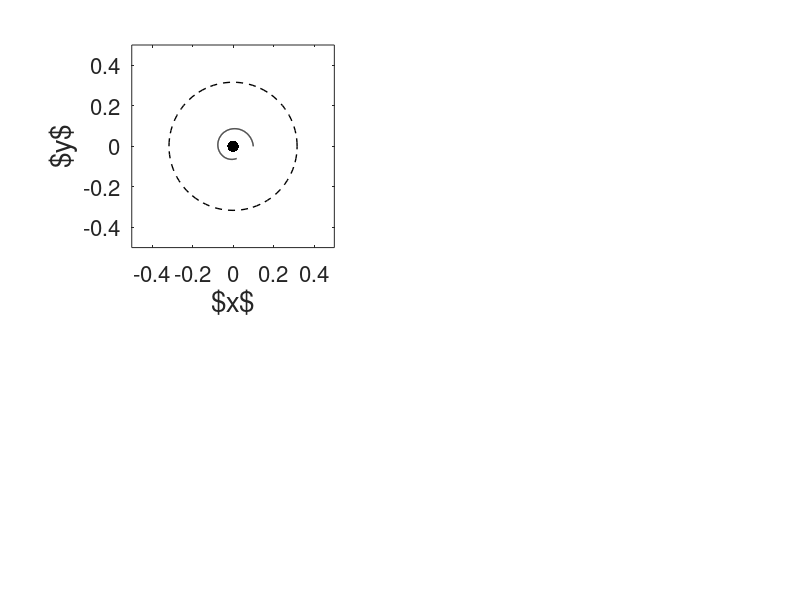

Source code (MATLAB): (Note: this script raises an error after producing the figure.)
clear; clf;
subplot(221);
plot(0,0,'.k','Markersize',25);
set(gca,'Fontsize',16);
xlabel('$x$','Fontsize',20);
ylabel('$y$','Fontsize',20);
A=-.5; B=.5; C=-.5; D=.5;
axis([A,B,C,D]);
axis('square');

hold on;
I=-0.1;
th=[0:100]/100*2*pi;
xx=sqrt(-I)*cos(th); yy=sqrt(-I)*sin(th);
plot(xx,yy,'--k','Linewidth',1);

r0=0.1;
theta0=0;
t_final=5;
dt=0.01; dt05=dt/2;
m_steps=round(t_final/dt);

r(1)=r0;
theta(1)=theta0;
for k=1:m_steps,
    r_inc=I*r(k)+r(k)^3;
    r_tmp=r(k)+dt05*r_inc;
    r_inc=I*r_tmp+r_tmp^3;
    r(k+1)=r(k)+dt*r_inc;
    theta(k+1)=theta(k)+dt;
end;
x=r.*cos(theta); y=r.*sin(theta);
plot(x,y,'-k','Linewidth',1);
u=[x(2)-x(1); y(2)-y(1)];
phi=0.3;
R=[cos(phi) sin(phi); -sin(phi) cos(phi)];
u=R*u;
arrow(A,B,C,D,x(1),y(1),u,0.075,1,'-k');

t_final=10;
dt=0.01; dt05=dt/2;
m_steps=round(t_final/dt);
r(1)=r0;
theta(1)=theta0;
for k=1:m_steps,
    r_inc=-(I*r(k)+r(k)^3);
    r_tmp=r(k)+dt05*r_inc;
    r_inc=-(I*r_tmp+r_tmp^3);
    r(k+1)=r(k)+dt*r_inc;
    theta(k+1)=theta(k)-dt;
end;
x=r.*cos(theta); y=r.*sin(theta);
plot(x,y,'-k','Linewidth',1);


title('$I<0$','Fontsize',20);

clear r; clear theta; clear x; clear y;
r0=0.4;
theta0=0;
t_final=3;
dt=0.01; dt05=dt/2;
m_steps=round(t_final/dt);


r(1)=r0;
theta(1)=theta0;
for k=1:m_steps,
    r_inc=I*r(k)+r(k)^3;
    r_tmp=r(k)+dt05*r_inc;
    r_inc=I*r_tmp+r_tmp^3;
    r(k+1)=r(k)+dt*r_inc;
    theta(k+1)=theta(k)+dt;
end;
x=r.*cos(theta); y=r.*sin(theta);
plot(x,y,'-k','Linewidth',1);
hold on;
u=[x(2)-x(1); y(2)-y(1)];
phi=0.1;
R=[cos(phi) sin(phi); -sin(phi) cos(phi)];
u=R*u;
arrow(A,B,C,D,x(1),y(1),u,0.075,1,'-k');

t_final=3;
dt=0.01; dt05=dt/2;
m_steps=round(t_final/dt);
r(1)=r0;
theta(1)=theta0;
for k=1:m_steps,
    r_inc=-(I*r(k)+r(k)^3);
    r_tmp=r(k)+dt05*r_inc;
    r_inc=-(I*r_tmp+r_tmp^3);
    r(k+1)=r(k)+dt*r_inc;
    theta(k+1)=theta(k)-dt;
end;
x=r.*cos(theta); y=r.*sin(theta);
plot(x,y,'-k','Linewidth',1);
set(gca,'Xtick',[]);
set(gca,'Ytick',[]);
hold off;

clear; 
subplot(222);
plot(0,0,'ok','Linewidth',1);
set(gca,'Fontsize',16);
xlabel('$x$','Fontsize',20);
ylabel('$y$','Fontsize',20);
A=-.5; B=.5; C=-.5; D=.5;
axis([A,B,C,D]);
axis('square');

hold on;
I=0.1;


r0=0.3;
theta0=0;
t_final=5;
dt=0.01; dt05=dt/2;
m_steps=round(t_final/dt);

r(1)=r0;
theta(1)=theta0;
for k=1:m_steps,
    r_inc=I*r(k)+r(k)^3;
    r_tmp=r(k)+dt05*r_inc;
    r_inc=I*r_tmp+r_tmp^3;
    r(k+1)=r(k)+dt*r_inc;
    theta(k+1)=theta(k)+dt;
end;
x=r.*cos(theta); y=r.*sin(theta);
plot(x,y,'-k','Linewidth',1);
u=[x(2)-x(1); y(2)-y(1)];
phi=0.1;
R=[cos(phi) sin(phi); -sin(phi) cos(phi)];
u=R*u;
arrow(A,B,C,D,x(1),y(1),u,0.075,1,'-k');

t_final=10;
dt=0.01; dt05=dt/2;
m_steps=round(t_final/dt);
r(1)=r0;
theta(1)=theta0;
for k=1:m_steps,
    r_inc=-(I*r(k)+r(k)^3);
    r_tmp=r(k)+dt05*r_inc;
    r_inc=-(I*r_tmp+r_tmp^3);
    r(k+1)=r(k)+dt*r_inc;
    theta(k+1)=theta(k)-dt;
end;
x=r.*cos(theta); y=r.*sin(theta);
plot(x,y,'-k','Linewidth',1);
set(gca,'Xtick',[]); 
set(gca,'Ytick',[]);


title('$I>0$','Fontsize',20);




shg;